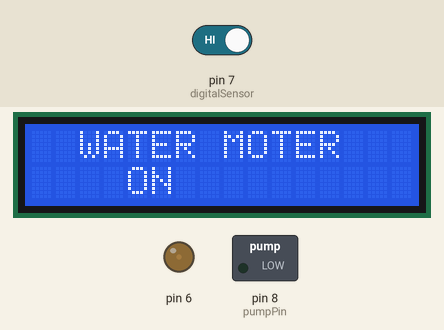
Recording of a sketch running on a simulated Arduino Uno, built with avr-gcc and run on an emulated ATmega328P. On the bench: 16×2 character LCD, switched loads named in the sketch (green lamp = pin HIGH), output pins drawn as LEDs (lit = HIGH). Inputs (shaded band) come from the test bench; at power-on: pin 7 (digitalSensor) HIGH. What the sketch prints to the serial monitor is not drawn.

Above: at 10.0 s.
10.1 s: pin 7 (digitalSensor) driven LOW
At 11.0 s:
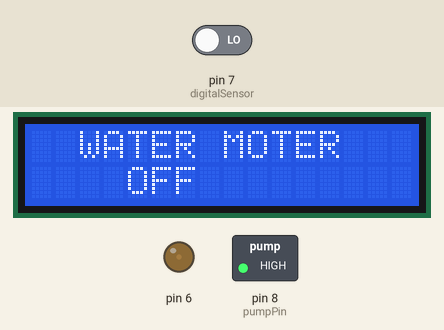
At 11.9 s:
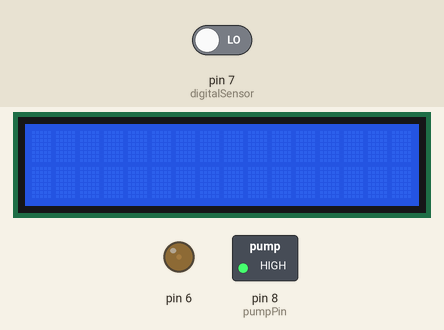
13.9 s: pin 7 (digitalSensor) driven HIGH
At 15.7 s:
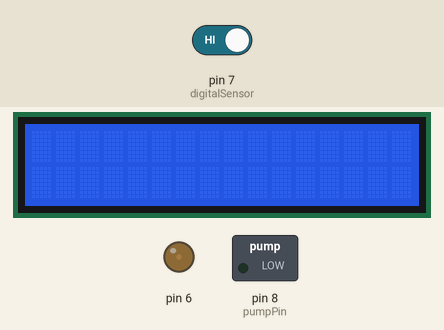
Timing chart, 0 to 17.2 s (numbered marks = the images above; inputs shaded):
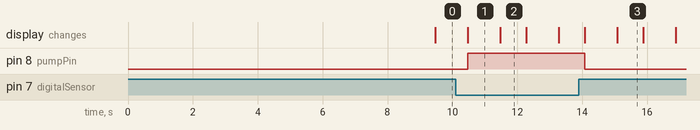

The sketch:

WorkWithDisplayAndGsm735_for_gitlab.ino
```cpp
//Project Done By Vinayak.Kelagar And Team ( 3 Members )
#include<LiquidCrystal.h>
 LiquidCrystal lcd(12,11,5,4,3,2);

int digitalSensor = 7;
int pumpPin = 8;

void setup() {
  Serial.begin(9600);
  analogWrite(6,20);
  lcd.begin(16,2);
  pinMode ( digitalSensor, INPUT );
  pinMode ( pumpPin, OUTPUT);
  delay(5000);
  Serial.println("AT+CNMI=2,2,0,0,0");
  delay(1000);
  Serial.println("AT+CMGF=1");
  delay(500);
  Serial.println("AT+CMGS=\"+91xxxxxxxxxx\"\r"); // Replace x with mobile number
  delay(1000);
  Serial.println("System is just now On");// The SMS text you want to send
  delay(100);
  Serial.println((char)26); // ASCII code of CTRL+Z
  delay(1000);
}


void loop()
{
  if( digitalRead(digitalSensor) == LOW)
  {
      digitalWrite(pumpPin,HIGH);
      {
      lcd.setCursor(2,0);
      lcd.print("WATER MOTER");
      lcd.setCursor(4,1);
      lcd.print("OFF");
      delay(1000);
      lcd.clear();

      }
  }
  delay(800);

 if( digitalRead(digitalSensor) == HIGH)
  {
      digitalWrite(pumpPin,LOW);
      {
      lcd.setCursor(2,0);
      lcd.print("WATER MOTER");
      lcd.setCursor(4,1);
      lcd.print("ON");
      delay(1000);
      lcd.clear();
      }
  }
  delay(00);
}
```

Measured:
- after the input at 10.1 s, pin 8 (pumpPin): LOW → HIGH after 0.37 s; the display: first differs from a run without the input after 0.37 s (image 1)
- after the input at 13.9 s, pin 8 (pumpPin): HIGH → LOW after 0.18 s; the display: first changes after 0.18 s (image 3 shows a later state)
- what the display in image 1 shows lasts 1.0 s, from 10.5 s to 11.5 s
- what the display in image 2 shows lasts 0.8 s, from 11.5 s to 12.3 s
